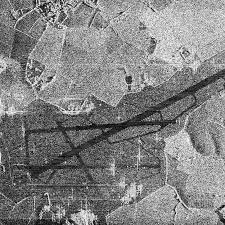
#> input picture DZ3/sar_3.jpg, 225 x 225 px
$ jupyter execute HomeWork_3.ipynb   (older library calls are emulated)
#> lines starting #> are read from the running program, lines starting #| are printed output that depends on the picture; after the words box and inside, x2 and y2 are one past the last pixel; in counts of white or black regions, pixels touching at a corner belong together
[cell 1]
import numpy as np
import cv2
import matplotlib.pyplot as plt
import math
print("✅ Библиотеки загружены!")

# 🎯 ДЗ 3: ОБНАРУЖЕНИЕ ЛИНИЙ И КОНТУРОВ

## 1. 📷 ЗАГРУЗКА ИЗОБРАЖЕНИЯ

[cell 2]
image = cv2.imread('sar_3.jpg')
#> image is the input picture: shape (225, 225, 3); min 0, max 255, mean 130.6
image_gray = cv2.cvtColor(image, cv2.COLOR_BGR2GRAY)
plt.imshow(image_gray, cmap="gray")
plt.title('Исходное изображение sar_3.jpg')
plt.axis('off')
plt.show()

## 2. 🔲 МЕТОДЫ БИНАРИЗАЦИИ

[cell 3]
# Точечная бинаризация
import copy

bin_img = copy.deepcopy(image_gray)
T  = 50
bin_img[image_gray < T] = 0
#> bin_img: shape (225, 225); min 0, max 255, mean 128.7
bin_img[image_gray >= T] = 255
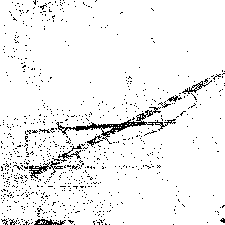
#> bin_img: shape (225, 225); 94.6% white; black in thin lines or dots

print("🔹 ТОЧЕЧНАЯ БИНАРИЗАЦИЯ")
print(f"   Порог: {T}")

plt.imshow(bin_img, cmap="gray")
plt.title('Точечная бинаризация (порог = 50)')
plt.axis('off')
plt.show()

[cell 4]
# Бинаризация Отсу
_, th2 = cv2.threshold(image_gray, 0, 255, cv2.THRESH_BINARY + cv2.THRESH_OTSU)
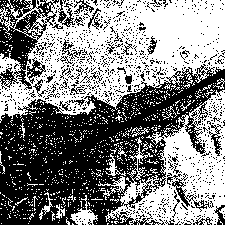
#> th2: shape (225, 225); 51.4% white; 1013 black regions (974 under 20 px), largest, box (x1, y1, x2, y2) and area: (0, 64, 225, 225) 17840, (0, 0, 59, 90) 2187, (167, 173, 214, 212) 328

print("🔹 БИНАРИЗАЦИЯ ОТСУ")
print(f"   Автоматический порог: {_}")
#|    Автоматический порог: 129.0

plt.imshow(th2, cmap="gray")
plt.title(f'Бинаризация Отсу (порог = {_:.1f})')
plt.axis('off')
plt.show()

[cell 5]
# Адаптивная бинаризация
th3 = cv2.adaptiveThreshold(image_gray, 255, cv2.ADAPTIVE_THRESH_GAUSSIAN_C,\
            cv2.THRESH_BINARY, 71, 21)
#> th3: shape (225, 225); 71.7% white; black in thin lines or dots

print("🔹 АДАПТИВНАЯ БИНАРИЗАЦИЯ")
print("   Параметры: окно 71x71, константа = 21")

plt.imshow(th3, cmap="gray")
plt.title('Адаптивная бинаризация Гаусса')
plt.axis('off')
plt.show()

## 3. 🎯 ОПЕРАТОРЫ ОБНАРУЖЕНИЯ ГРАНИЦ

[cell 6]
# Оператор Собеля
scale = 1
delta = 0
ddepth = cv2.CV_16S

print("🔹 ОПЕРАТОР СОБЕЛЯ")

grad_x = cv2.Sobel(image_gray, ddepth, 1, 0, ksize=3, scale=scale, delta=delta, borderType=cv2.BORDER_DEFAULT)
grad_y = cv2.Sobel(image_gray, ddepth, 0, 1, ksize=3, scale=scale, delta=delta, borderType=cv2.BORDER_DEFAULT)

plt.figure(figsize=(12, 4))

plt.subplot(1, 2, 1)
plt.imshow((grad_x - grad_x.min())*255, cmap="gray")
plt.title('Собель X')
plt.axis('off')

plt.subplot(1, 2, 2)
plt.imshow((grad_y - grad_y.min())*255, cmap="gray")
plt.title('Собель Y')
plt.axis('off')

plt.tight_layout()
plt.show()

[cell 7]
# Общий градиент Собеля
grad = cv2.addWeighted(grad_x, 0.5, grad_y, 0.5, 0.0) # mean value between
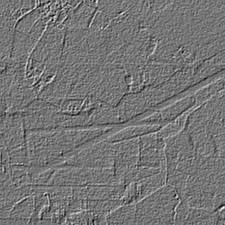
#> grad: shape (225, 225) int16; min -498, max 582, mean -0.2; drawn with min black and max white

plt.imshow((grad - grad.min())*255, cmap="gray")
plt.title('Общий градиент Собеля')
plt.axis('off')
plt.show()
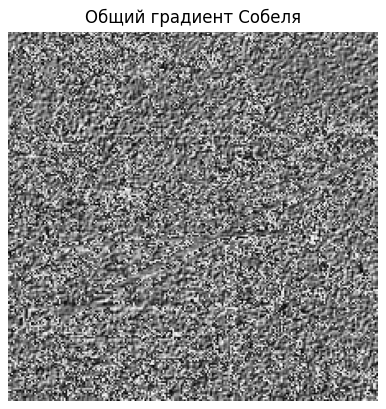
#> figure drawn by matplotlib, 1 panel

[cell 8]
# Canny
edges = cv2.Canny(image_gray, 100, 200)
#> edges: shape (225, 225); 34.2% white in thin lines or dots

print("🔹 ДЕТЕКТОР КАННИ")
print("   Параметры: нижний порог = 100, верхний порог = 200")

plt.imshow(edges, cmap="gray")
plt.title('Детектор границ Канни')
plt.axis('off')
plt.show()

## 4. 📐 ПРЕОБРАЗОВАНИЕ ХАФА - ПОИСК САМОЙ ДЛИННОЙ ЛИНИИ

[cell 9]
# Преобразование Хафа
image_rgb = cv2.cvtColor(image, cv2.COLOR_BGR2RGB)
image_gray_hough = cv2.cvtColor(image, cv2.COLOR_BGR2GRAY)

print("🔹 ПОДГОТОВКА К ПРЕОБРАЗОВАНИЮ ХАФА")

image_gauss_fastNl = cv2.fastNlMeansDenoising(image_gray_hough, h=20)
canny = cv2.Canny(image_gauss_fastNl, 0, 250, apertureSize=3)
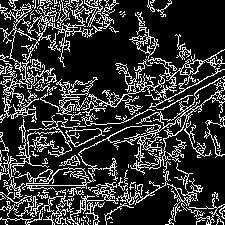
#> canny: shape (225, 225); 20.4% white in thin lines or dots

plt.figure(figsize=(12, 5))

plt.subplot(1, 2, 1)
plt.imshow(image_gauss_fastNl, cmap='gray')
plt.title('После удаления шума')
plt.axis('off')

plt.subplot(1, 2, 2)
plt.imshow(canny, cmap='gray')
plt.title('Границы для преобразования Хафа')
plt.axis('off')

plt.tight_layout()
plt.show()

[cell 10]
# Поиск самой длинной линии
lines = cv2.HoughLines(canny, 1, np.pi / 180, 110)
#> lines = [[172, 1.08], [165, 1.08], [-6, 2.36]]

max_length = 0
longest_line = None
image_copy = image_rgb.copy()

if lines is not None:
    print(f"✅ Найдено линий: {len(lines)}")
#| ✅ Найдено линий: 3

    for i in range(0, len(lines)):
        rho = lines[i][0][0]
        theta = lines[i][0][1]
        a = math.cos(theta)
        b = math.sin(theta)
        x0 = a * rho
        y0 = b * rho
        pt1 = (int(x0 + 1000*(-b)), int(y0 + 1000*(a)))
        pt2 = (int(x0 - 1000*(-b)), int(y0 - 1000*(a)))
        length = np.sqrt((pt1[0] - pt2[0])**2 + (pt1[1] - pt2[1])**2)

        if length > max_length:
            max_length = length
            longest_line = (pt1, pt2)
#> this loop made 3 passes
#> (rho, theta, a, b, x0, y0, length, max_length) on pass 1: (172, 1.08, 0.469, 0.883, 80.75, 151.9, 1998.8, 1998.8)
#> (rho, theta, a, b, x0, y0, pt1, pt2) on passes 2 to 3: (165, 1.08, 0.469, 0.883, 77.46, 145.7, (-805, 615), (960, -323)), (-6, 2.36, -0.707, 0.707, 4.24, -4.24, (-702, -711), (711, 702))
#> after the loop, max_length = 1998.8

    if longest_line:
        cv2.line(image_copy, longest_line[0], longest_line[1], (255, 0, 0), 7, cv2.LINE_AA)
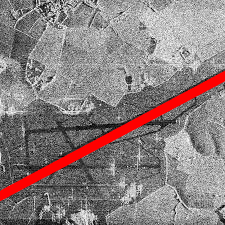
#> image_copy: shape (225, 225, 3); 5.36% of pixels changed, all inside (x1, y1, x2, y2) = (0, 70, 225, 202)
        print(f"🎯 Самая длинная линия: длина = {max_length:.1f} пикселей")
#| 🎯 Самая длинная линия: длина = 1998.8 пикселей

plt.imshow(image_copy)
plt.title('Самая длинная линия (отмечена красным)')
plt.axis('off')
plt.show()

## 5. 🛣️ ВЫДЕЛЕНИЕ КОНТУРОВ ДОРОЖНОЙ ПОЛОСЫ

[cell 11]
# Выделение контуров дорожной полосы
filtered_image = cv2.medianBlur(image_gray, 5)
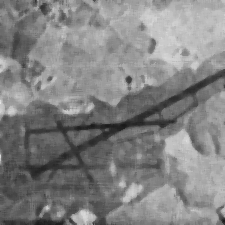
#> filtered_image: shape (225, 225); min 25, max 226, mean 130.6
thresh = 80
ret, thresh_img = cv2.threshold(filtered_image, thresh, 255, cv2.THRESH_BINARY_INV)
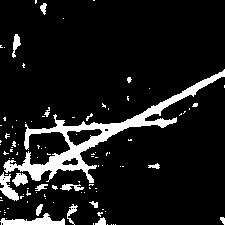
#> thresh_img: shape (225, 225); 10.2% white; 104 white regions (87 under 20 px)
#> ret = 80

print("🔹 ВЫДЕЛЕНИЕ КОНТУРОВ ДОРОЖНОЙ ПОЛОСЫ")
print(f"   Порог бинаризации: {thresh}")

contours, hierarchy = cv2.findContours(thresh_img, cv2.RETR_TREE, cv2.CHAIN_APPROX_SIMPLE)
#> contours = 113 contours, 98 with area under 20; largest, box (x1, y1, x2, y2) and area: (3, 69, 225, 183) 3346, (66, 128, 103, 147) 368, (0, 213, 65, 225) 308, (0, 172, 19, 201) 212, (12, 173, 28, 187) 114
image_with_contours = image_rgb.copy()

contours_itog = []
min_area = 350

for contour in contours:
    if len(contour) > 1:
        area = cv2.contourArea(contour)
        if area > min_area:
            contours_itog.append(contour)
#> this loop made 113 passes
#> area on passes 8, 10, 18, 21, 23, 41, 42, 46, 48, 55, 100, 102: 41, 308, 56, 38.5, 21, 67, 29.5, 114.5, 211.5, 27, 3345.5, 91.5
#> contour on passes 1, 2, 3, 4, 6, 9: [[115, 224]], [[113, 224]], [[111, 224]], [[107, 224]], [[6, 218]], [[4, 214]]
#> after the loop, contours_itog = 2 contours; box (x1, y1, x2, y2) and area: (3, 69, 225, 183) 3346, (66, 128, 103, 147) 368

print(f"✅ Найдено контуров: {len(contours)}")
#| ✅ Найдено контуров: 113
print(f"✅ Отфильтровано контуров (площадь > {min_area}): {len(contours_itog)}")
#| ✅ Отфильтровано контуров (площадь > 350): 2

cv2.drawContours(image_with_contours, contours_itog, -1, (0, 255, 0), 2)
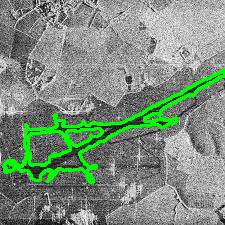
#> image_with_contours: shape (225, 225, 3); 6.55% of pixels changed, all inside (x1, y1, x2, y2) = (2, 68, 225, 184)

plt.figure(figsize=(12, 8))

plt.subplot(1, 2, 1)
plt.imshow(thresh_img, cmap='gray')
plt.title('Бинаризованное изображение')
plt.axis('off')

plt.subplot(1, 2, 2)
plt.imshow(image_with_contours)
plt.title('Выделенные контуры дорожной полосы')
plt.axis('off')

plt.tight_layout()
plt.show()

## 6. 🎨 ИТОГОВОЕ ИЗОБРАЖЕНИЕ

[cell 12]
# Итоговое изображение с линией и контурами
final_image = image_rgb.copy()

# Рисуем самую длинную линию
if longest_line:
    cv2.line(final_image, longest_line[0], longest_line[1], (255, 0, 0), 7, cv2.LINE_AA)

# Рисуем контуры
cv2.drawContours(final_image, contours_itog, -1, (0, 255, 0), 3)
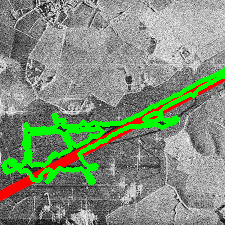
#> final_image: shape (225, 225, 3); 8.35% of pixels changed, all inside (x1, y1, x2, y2) = (1, 67, 225, 185)

print("🎯 ИТОГОВЫЙ РЕЗУЛЬТАТ")

plt.figure(figsize=(10, 8))
plt.imshow(final_image)
plt.title('Итог: самая длинная линия (красная) и контуры дорожной полосы (зеленые)')
plt.axis('off')
plt.tight_layout()
plt.show()
